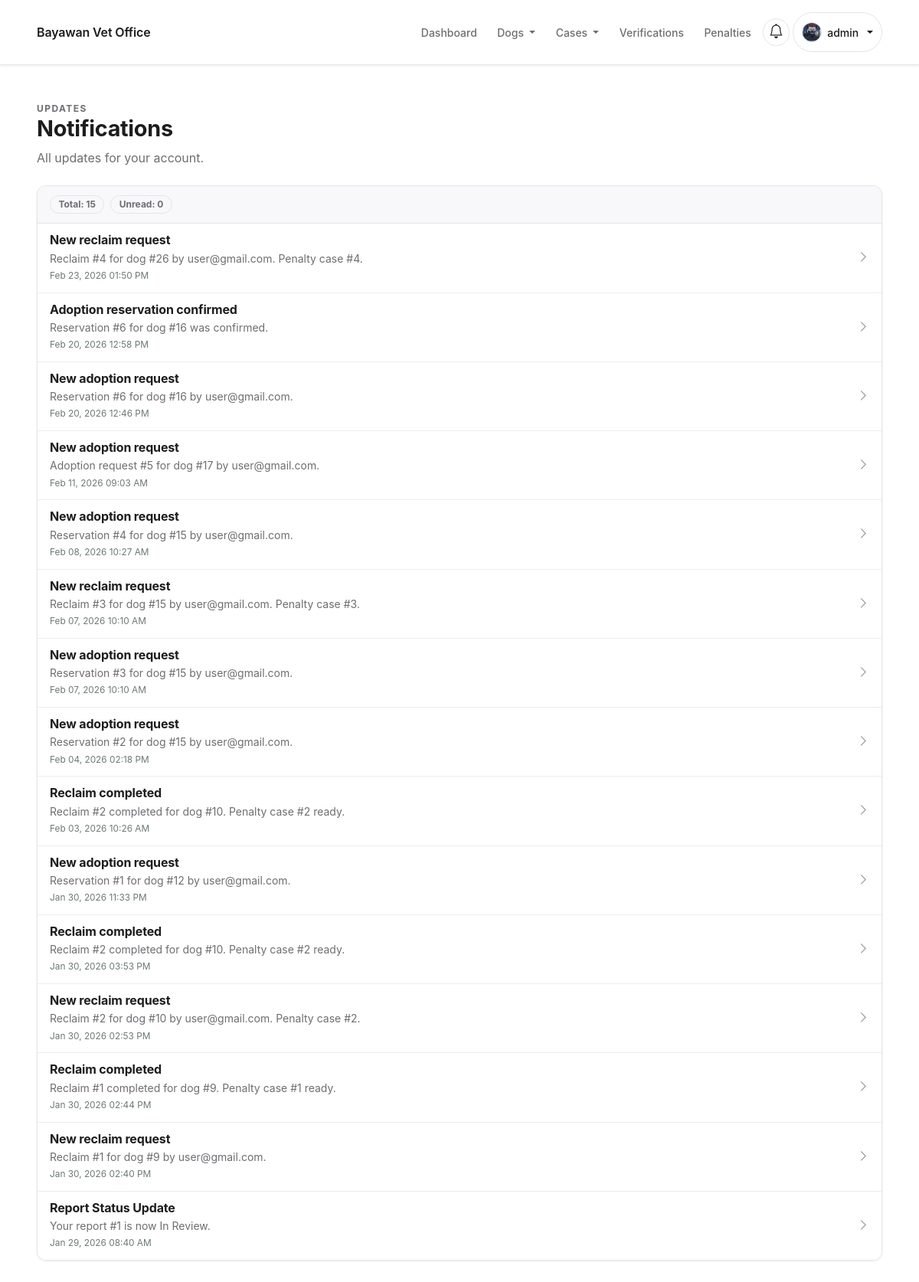
Screenshot of /notifications/ (signed in) with the database file from the repository.
### users/models.py (models this page shows, shortened)
class CustomUser(AbstractUser):
    class Roles(models.TextChoices):
        ADMIN = 'ADMIN', 'Admin'
        STAFF = 'STAFF', 'Staff'
        OWNER = 'OWNER', 'Regular User (Owner)'
    email = models.EmailField(unique=True)
    role = models.CharField(max_length=20, choices=Roles.choices, default=Roles.OWNER)
    email_verified = models.BooleanField(default=False)
    is_verified = models.BooleanField(default=False)
    legal_consent = models.BooleanField(default=False)
    legal_consented_at = models.DateTimeField(null=True, blank=True)

class UserProfile(models.Model):
    class Gender(models.TextChoices):
        MALE = 'MALE', 'Male'
        FEMALE = 'FEMALE', 'Female'
    class StatusBadge(models.TextChoices):
        GREEN = 'GREEN', 'Green'
        ORANGE = 'ORANGE', 'Orange'
        RED = 'RED', 'Red'
    user = models.OneToOneField(CustomUser, on_delete=models.CASCADE, related_name='profile')
    offense_count = models.PositiveIntegerField(default=0)
    status_badge = models.CharField(max_length=10, choices=StatusBadge.choices, default=StatusBadge.GREEN)
    full_name = models.CharField(max_length=150, blank=True)
    address = models.CharField(max_length=255, blank=True)
    age = models.PositiveIntegerField(null=True, blank=True)
    birthday = models.DateField(null=True, blank=True)
    gender = models.CharField(max_length=10, choices=Gender.choices, blank=True)
    profile_photo = models.ImageField(upload_to='profile_photos/', blank=True, null=True)

### notifications/models.py (models this page shows, shortened)
class Notification(TimeStampedModel):
    user = models.ForeignKey(
        settings.AUTH_USER_MODEL, on_delete=models.CASCADE, related_name='notifications'
    )
    title = models.CharField(max_length=120)
    message = models.TextField()
    is_read = models.BooleanField(default=False)
    action_url = models.CharField(max_length=255, blank=True, default='')

### notifications/views.py (the view)
# urls.py: path('notifications/', views.inbox, name='notifications_inbox'),
@login_required
def inbox(request):
    items = Notification.objects.filter(user=request.user).order_by('-created_at')
    return render(request, 'notifications/inbox.html', {'items': items})

### notifications/context_processors.py (called while the page is built)
def unread_notifications(request):
    if not request.user.is_authenticated:
        return {'unread_notifications': 0, 'nav_notifications': []}
    items = Notification.objects.filter(user=request.user).order_by('-created_at')
    count = items.filter(is_read=False).count()
    return {
        'unread_notifications': count,
        'nav_notifications': items[:5],
    }

### templates/notifications/inbox.html (shortened to what this page needs)
{% extends 'base.html' %}
{% load static %}
{% block extra_css %}
  <link rel="stylesheet" href="{% static 'css/notifications.css' %}">
{% endblock %}
{% block content %}
  <section class="section-pad notifications-page">
    <div class="container">
      {% include 'partials/page_header.html' with eyebrow="Updates" title="Notifications" subtitle="All updates for your account." %}
      <div class="notifications-shell card-elevated">
        <div class="notifications-shell-head">
          <div class="notifications-summary">
            <span class="badge-soft">Total: {{ items|length }}</span>
            <span class="badge-soft {% if unread_notifications %}badge-soft--success{% endif %}">
              Unread: {{ unread_notifications|default:0 }}
            </span>
          </div>
        </div>
        <div class="notifications-list">
          {% for item in items %}
            <a
              class="notification-row text-decoration-none {% if not item.is_read %}is-unread{% endif %}"
              href="{% url 'notifications_read' item.pk %}"
            >
              <div class="notification-row-main">
                <div class="notification-row-head">
                  <h2 class="notification-row-title">{{ item.title }}</h2>
                </div>
                <p class="notification-row-message">{{ item.message }}</p>
                <p class="notification-row-time mb-0">{{ item.created_at|date:"M d, Y h:i A" }}</p>
              </div>
              <i class="bi bi-chevron-right notification-row-arrow" aria-hidden="true"></i>
            </a>
          {% empty %}
            {% include 'partials/empty_state.html' with title="No notifications yet." message="You'll see system updates and alerts here." %}
          {% endfor %}
        </div>
      </div>
    </div>
  </section>
{% endblock %}

### templates/base.html (shortened to what this page needs)
{% load static %}
<!doctype html>
<html lang="en">
  <head>
    <link
      href="https://cdn.jsdelivr.net/npm/bootstrap@5.3.2/dist/css/bootstrap.min.css"
      rel="stylesheet"
    />
    <link
      rel="stylesheet"
      href="https://cdn.jsdelivr.net/npm/bootstrap-icons@1.11.3/font/bootstrap-icons.css"
    />
    <link rel="stylesheet" href="{% static 'css/theme.css' %}" />
    <link rel="stylesheet" href="{% static 'css/components.css' %}" />
    <link rel="stylesheet" href="{% static 'css/layout.css' %}" />
    <link rel="stylesheet" href="{% static 'css/utilities.css' %}" />
    <link rel="stylesheet" href="{% static 'css/app-pages.css' %}" />
    <link rel="stylesheet" href="{% static 'css/app-modules.css' %}" />
    {% block extra_css %}{% endblock %}
  </head>
  <body class="app-shell">
    <nav class="navbar navbar-expand-lg navbar-light bg-white border-bottom sticky-top">
      <div class="container">
        <a class="navbar-brand fw-semibold site-navbar-title" href="{% url 'home' %}">
          Bayawan Vet Office
        </a>
        <div class="collapse navbar-collapse" id="navMain">
          <ul class="navbar-nav ms-auto align-items-lg-center gap-lg-1">
            {% if request.user.is_authenticated %}
              <li class="nav-item">
                {% if request.user.role == 'ADMIN' or request.user.role == 'STAFF' %}
                  <a class="nav-link" href="{% url 'analytics_dashboard' %}">Dashboard</a>
                {% else %}
                  <a class="nav-link" href="{% url 'dashboard' %}">Dashboard</a>
                {% endif %}
              </li>
              {% if request.user.role == 'ADMIN' or request.user.role == 'STAFF' %}
                <li class="nav-item dropdown">
                  <a
                    class="nav-link dropdown-toggle"
                    href="#"
                    id="manageDogDropdown"
                    role="button"
                    data-bs-toggle="dropdown"
                    aria-expanded="false"
                  >
                    Dogs
                  </a>
                </li>
                <li class="nav-item dropdown">
                  <a
                    class="nav-link dropdown-toggle"
                    href="#"
                    id="staffCasesDropdown"
                    role="button"
                    data-bs-toggle="dropdown"
                    aria-expanded="false"
                  >
                    Cases
                  </a>
                </li>
                <li class="nav-item">
                  <a class="nav-link" href="{% url 'admin_user_management' %}">Verifications</a>
                </li>
                <li class="nav-item">
                  <a class="nav-link" href="{% url 'penalties_checklist' %}">Penalties</a>
                </li>
              {% else %}
                <li class="nav-item">
                  <a class="nav-link" href="{% url 'adoption_my_requests' %}">My Requests</a>
                </li>
              {% endif %}
            {% endif %}
            {% if request.user.is_authenticated %}
              <li class="nav-item dropdown">
                <a
                  class="nav-link dropdown-toggle notification-toggle {% if unread_notifications %}has-unread{% endif %}"
                  href="#"
                  id="notificationsDropdown"
                  role="button"
                  data-bs-toggle="dropdown"
                  aria-expanded="false"
                  aria-label="Open notifications"
                >
                  <i class="bi bi-bell"></i>
                </a>
              </li>
              <li class="nav-item dropdown">
                <a
                  class="nav-link dropdown-toggle navbar-profile-toggle"
                  href="#"
                  id="profileDropdown"
                  role="button"
                  data-bs-toggle="dropdown"
                  aria-expanded="false"
                >
                  <span class="navbar-profile-avatar" aria-hidden="true">
                    {% if request.user.profile.profile_photo %}
                      <img
                        src="{{ request.user.profile.profile_photo.url }}"
                        alt=""
                        class="navbar-profile-avatar-img"
                      />
                    {% else %}
                      <span class="navbar-profile-avatar-fallback">{{ request.user.username|first|upper }}</span>
                    {% endif %}
                  </span>
                  <span class="navbar-profile-name">{{ request.user.username }}</span>
                </a>
              </li>
            {% endif %}
          </ul>
        </div>
      </div>
    </nav>
    <main id="main-content" class="main-content">
      {% block content %}{% endblock %}
    </main>
  </body>
</html>

### static/css/theme.css (style rules this page uses)
:root { --bg: #ffffff; --surface: #ffffff; --border: #e5e5e7; --text: #1d1d1f; --muted: #6e6e73; --primary: #0071e3; --primary-hover: #005ecb; --focus: #2f8cff; --radius-sm: 8px; --radius-md: 12px; --radius-lg: 16px; --radius-pill: 999px; --space-1: 4px; --space-2: 8px; --space-3: 12px; --space-4: 16px; --space-5: 24px; --space-6: 32px; --space-7: 40px; --shadow-1: 0 1px 3px rgba(29, 29, 31, 0.08); --shadow-2: var(--shadow-1); --transition: 200ms ease; --transition-fast: var(--transition); --control-height: 44px; --font-sans: -apple-system, BlinkMacSystemFont, "Segoe UI", Roboto, Helvetica, Arial, sans-serif; --font-serif: var(--font-sans); --font-display: var(--font-sans); --text-xs: 0.75rem; --text-sm: 0.875rem; --text-base: 1rem; --text-lg: 1.125rem; --text-xl: 1.25rem; --text-2xl: 1.5rem; --text-3xl: 2rem; --text-4xl: 2.5rem; --color-bg: var(--bg); --color-surface: var(--surface); --color-surface-2: #f8f8fa; --color-surface-3: #f0f0f4; --color-warm: #f8f8fa; --color-warm-2: #f0f0f4; --color-border: var(--border); --color-ink: var(--text); --color-muted: var(--muted); --color-primary: var(--primary); --color-primary-600: var(--primary-hover); --color-primary-700: #004b9c; --color-accent: #d2d2d7; --color-focus: var(--focus); --bs-primary: var(--primary); --bs-secondary: #6e6e73; --bs-body-font-family: var(--font-sans); --bs-body-color: var(--text); --bs-body-bg: var(--bg); --bs-border-color: var(--border); --bs-link-color: var(--primary); --bs-link-hover-color: var(--primary-hover); }
*, *::before, *::after { box-sizing: border-box; }
body { font-family: var(--font-sans); color: var(--text); background: var(--bg); font-size: var(--text-base); line-height: 1.5; text-rendering: optimizeLegibility; }
h1, h2, h3 { font-family: var(--font-sans); color: var(--text); font-weight: 700; letter-spacing: -0.01em; line-height: 1.2; }
h2 { font-size: clamp(1.45rem, 2.5vw, 2rem); }
a { color: var(--primary); text-decoration-color: rgba(0, 113, 227, 0.35); text-underline-offset: 0.2em; }
img, svg { max-width: 100%; height: auto; }

### static/css/components.css (style rules this page uses)
.container { --bs-gutter-x: 1rem; }
@media (min-width: 1200px) { .container { max-width: 1120px; } }
.card, .card-elevated, .card-soft, .auth-card, .dog-card, .notifications-panel, .profile-card, .report-card, .kpi-card, .table-shell, .form-section { border: 1px solid var(--border); border-radius: var(--radius-md); background: var(--surface); box-shadow: var(--shadow-1); }
.card, .card-elevated, .card-soft { overflow: hidden; }
.status-pill, .chip, .badge-soft, .dog-chip, .profile-chip { display: inline-flex; align-items: center; gap: 0.35rem; padding: 0.3rem 0.65rem; border: 1px solid var(--border); border-radius: var(--radius-pill); background: var(--color-surface-2); color: var(--muted); font-size: var(--text-xs); font-weight: 700; line-height: 1.1; }

### static/css/layout.css (style rules this page uses)
.app-shell { min-height: 100vh; background: var(--bg); }
.navbar { background: var(--surface) !important; border-bottom: 1px solid var(--border) !important; box-shadow: var(--shadow-1); }
.navbar .container { min-height: 68px; }
.navbar .navbar-brand { color: var(--text); font-weight: 600; letter-spacing: -0.01em; }
.site-navbar-title { display: inline-flex; align-items: center; margin-right: var(--space-3); font-size: clamp(1rem, 1.2vw, 1.08rem); line-height: 1.15; white-space: nowrap; }
.navbar .navbar-nav .nav-link { position: relative; color: var(--muted); font-size: var(--text-sm); font-weight: 500; padding: 0.75rem 0.7rem; transition: color var(--transition); }
.main-content { padding: var(--space-6) 0 var(--space-7); }
.section-pad, .hero { padding: var(--space-6) 0; }

### rows the page displays
CustomUser: user.profile.profile_photo (picture), user.username "admin"
Notification: title "New reclaim request", message "Reclaim #4 for dog #26 by user@gmail.com. Penalty case #4.", created_at "Feb 23, 2026 01:50 PM"
Notification: title "Adoption reservation confirmed", message "Reservation #6 for dog #16 was confirmed.", created_at "Feb 20, 2026 12:58 PM"
Notification: title "New adoption request", message "Reservation #6 for dog #16 by user@gmail.com.", created_at "Feb 20, 2026 12:46 PM"
Notification: title "New adoption request", message "Adoption request #5 for dog #17 by user@gmail.com.", created_at "Feb 11, 2026 09:03 AM"
Notification: title "New adoption request", message "Reservation #4 for dog #15 by user@gmail.com.", created_at "Feb 08, 2026 10:27 AM"
Notification: title "New reclaim request", message "Reclaim #3 for dog #15 by user@gmail.com. Penalty case #3.", created_at "Feb 07, 2026 10:10 AM"
Notification: title "New adoption request", message "Reservation #3 for dog #15 by user@gmail.com.", created_at "Feb 07, 2026 10:10 AM"
Notification: title "New adoption request", message "Reservation #2 for dog #15 by user@gmail.com.", created_at "Feb 04, 2026 02:18 PM"
Notification: title "Reclaim completed", message "Reclaim #2 completed for dog #10. Penalty case #2 ready.", created_at "Feb 03, 2026 10:26 AM"
Notification: title "New adoption request", message "Reservation #1 for dog #12 by user@gmail.com.", created_at "Jan 30, 2026 11:33 PM"
Notification: title "Reclaim completed", message "Reclaim #2 completed for dog #10. Penalty case #2 ready.", created_at "Jan 30, 2026 03:53 PM"
Notification: title "New reclaim request", message "Reclaim #2 for dog #10 by user@gmail.com. Penalty case #2.", created_at "Jan 30, 2026 02:53 PM"
Notification: title "Reclaim completed", message "Reclaim #1 completed for dog #9. Penalty case #1 ready.", created_at "Jan 30, 2026 02:44 PM"
Notification: title "New reclaim request", message "Reclaim #1 for dog #9 by user@gmail.com.", created_at "Jan 30, 2026 02:40 PM"
Notification: title "Report Status Update", message "Your report #1 is now In Review.", created_at "Jan 29, 2026 08:40 AM"

### other values shown
{{ eyebrow }} "UPDATES"
{{ title }} "Notifications"
{{ subtitle }} "All updates for your account."
{{ items|length }} "15"
{{ unread_notifications|default:0 }} "0"
